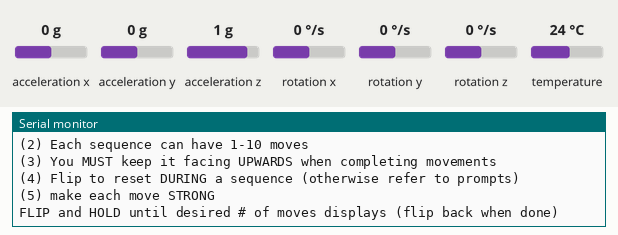
Recording of a sketch running on a simulated Arduino Uno, built with avr-gcc and run on an emulated ATmega328P. Shown: the last lines printed to the serial monitor. The inputs (shaded band) are chosen by the test bench; at power-on: acceleration z 1 g, acceleration x 0 g, acceleration y 0 g, rotation x 0 °/s, rotation y 0 °/s, rotation z 0 °/s, temperature 24 °C.

Above: at 4.2 s.
4.3 s: acceleration z set to 0 g
At 6.0 s:
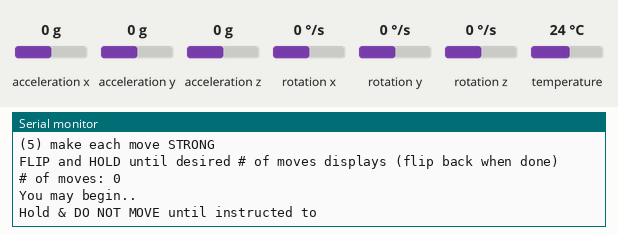
6.7 s: acceleration z set to -0.2 g
At 9.3 s:
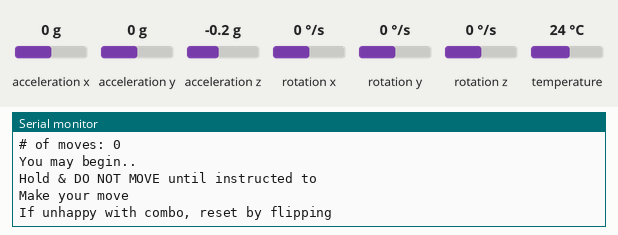

Measured:
- the behaviour switches between 0 and -0.1 g on acceleration z (found by bisection; images 1 and 2)
- after the input at 4.3 s, the serial monitor: prints a new line after 0.94 s (image 1)

The sketch:

mpu6050_lockProject.ino
```cpp
//
// Qin Ying Chen (qyc206)
// Spring 2020
// Embedded Systems
//
// Final Project
// Record & unlock movement sequence using accelerometer (mpu6050)
//

#include <Adafruit_MPU6050.h>
#include <Wire.h>

Adafruit_MPU6050 mpu;
sensors_event_t a, g, temp; // a = acceleration, g = gyro, temp = temperature


// SET UP FOR CONTINUOUS AVERAGING FILTER
/* Note: each axis has an array filter that is constantly updated and
         used to get average in each axis */

int arrInd = 0; // array index
const int arrSize = 5; // array size

float xArr[arrSize]; // x filter
float yArr[arrSize]; // y filter
float zArr[arrSize]; // z filter

float xCenter, yCenter, zCenter; // x, y, and z for neutral position
const float threshold = 0.2; // threshold set for x, y, z boundaries


// SET UP FOR RECORDING MOVEMENTS TO USE WHEN ATTEMPTING TO UNLOCK
/* Note: movements that are recorded are placed into an array of a preset size;
         each movement is represented by an integer: 1 = left (-x), 2 = right (+x),
         3 = away (+y), 4 = towards (-y), 5 = up (+z), 6 = down (-z) */

const int moveCapacity = 10; // array capacity
float recordedMoves[moveCapacity]; // array containing moves (each integer represents a direction)
int moveSize = 0; // # of moves recorded


// FUNCTIONS FOR FINDING AND GETTING AVERAGE OF AVERAGE FILTERING ARRAY
/* Note: this set of functions are used whenever the neutral/normalized position of the
         accelerometer is needed (initial set up & reset) */

// calculates & returns average of values in an array
float average(float arr[]){
  float sum = 0;

  for (int i = 0; i < arrSize; i = i + 1){
    sum = sum + arr[i];
  }

  return sum/arrSize;
}

// displays values of an array
void displayArr(float arr[], int aSize){
  for (int i = 0; i < aSize; i = i + 1){
    Serial.print(arr[i]);
    Serial.print(" ");
  }
  Serial.println("");
}

// fills up the array and returns an average (used in setup for calibration)
// arr = array & xyz -> 1 = x, 2 = y, 3 = z
float getArrayAvg(float arr[], int xyz){
  for (int i = 0; i < arrSize*3; i = i + 1){
    mpu.getEvent(&a, &g, &temp);
    if (xyz == 1) arr[arrInd] = a.acceleration.x;
    if (xyz == 2) arr[arrInd] = a.acceleration.y;
    if (xyz == 3) arr[arrInd] = a.acceleration.z;
    arrInd = (arrInd + 1) % arrSize;
    delay(50);
  }

  return average(arr);
}

// resets the coordinate values for updated neural position
// type -> 0 = first time, 1 = reset position during program, any other # = no print message
void reset(int type){
  if (type == 0){
    Serial.println("Hold & DO NOT MOVE until instructed to");
    delay(1000);
  }
  else if (type == 1) Serial.println("RESETTING (hold)");
  xCenter = getArrayAvg(xArr, 1);
  yCenter = getArrayAvg(yArr, 2);
  zCenter = getArrayAvg(zArr, 3);
}

// FUNCTION THAT RECORDS THE MOVEMENT
/* Note: this function can be used for both recording a set of movement & for checking
         if the unlock sequence is correct */

// type -> 0 = recording values, 1 = attempting to unlock
bool recordMovements(int type){
  bool normalized = true; // flag to indicate movement detected & reset needed
  int currIdx = 0; // array index
  Serial.println("Make your move");

  // loop to fill array while it is not filled
  while (currIdx < moveSize){
    mpu.getEvent(&a, &g, &temp);

    // continuously update array + get average value

    xArr[arrInd] = a.acceleration.x;
    yArr[arrInd] = a.acceleration.y;
    zArr[arrInd] = a.acceleration.z;

    arrInd = (arrInd + 1) % arrSize;

    float xAvg = average(xArr);
    float yAvg = average(yArr);
    float zAvg = average(zArr);

    // if zAvg is negative then the board was flipped over (user indicates they want to start over)
    if (zAvg < 0){
      currIdx = 0;
      reset(1);
      Serial.println("START OVER: Make your move");
    }

    // if movement was just detected, reset the neutral position
    if (!normalized){
      reset(1);

      bool normal = true;
      // check 6 values after movement detected
      for (int i = 0; i < 6; i = i + 1){
        // if x is not in recorded range (xCenter +/- bound), not returned to normal, skip detection
        if (xAvg > (xCenter+threshold) || xAvg < (xCenter-threshold)){
          normal = false;
          break;
        }
        // if y is not in recorded range (yCenter +/- bound), not returned to normal, skip detection
        if (yAvg > (yCenter+threshold) || yAvg < (yCenter-threshold)){
          normal = false;
          break;
        }
        // if z is not in recorded range (xCenter +/- bound), not returned to normal, skip detection
        if (zAvg > (zCenter+threshold) || zAvg < (zCenter-threshold)){
          normal = false;
          break;
        }
      }

      if (normal){
        normalized = true; // normalized = true
        Serial.println("Make your next move");
      }
    }

    // x, y, z in normalized range (waiting to detect movement)
    while(normalized){
      float deltaX = xAvg-xCenter;
      float deltaY = yAvg-yCenter;
      float deltaZ = zAvg-zCenter;

      // skip if neutral (no movement detected)
      if ((abs(deltaX) < threshold && abs(deltaX) > -1*threshold) && (abs(deltaY) < threshold && abs(deltaY) > -1*threshold) &&
            (abs(deltaZ) < threshold && abs(deltaZ) > -1*threshold)){
        break;
      }

      // detect changes in x (left/right)
      if (abs(deltaX) > abs(deltaY) && abs(deltaX) > abs(deltaZ)){
        if (deltaX > threshold){
          Serial.println("right");
          if (type == 0) recordedMoves[currIdx] = 2; // right
          else if (type == 1){
            if (recordedMoves[currIdx] != 2) return false; // failed to match
          }
        }
        else if (deltaX < -1*threshold){
          Serial.println("left");
          if (type == 0) recordedMoves[currIdx] = 1; // left
          else if (type == 1){
            if (recordedMoves[currIdx] != 1) return false; // failed to match
          }
        }
        else break;

        currIdx++;
        normalized = false;
        break;
      }

      // detect changes in y (away/towards)
      if (abs(deltaY) > abs(deltaX) && abs(deltaY) > abs(deltaZ)){
        if (deltaY > threshold){
          Serial.println("away");
          if (type == 0) recordedMoves[currIdx] = 3; // away
          else if (type == 1){
            if (recordedMoves[currIdx] != 3) return false; // failed to match
          }
        }
        else if (deltaY < -1*threshold){
          Serial.println("towards");
          if (type == 0) recordedMoves[currIdx] = 4; // towards
          else if (type == 1){
            if (recordedMoves[currIdx] != 4) return false; // failed to match
          }
        }
        else break;

        currIdx++;
        normalized = false;
        break;
      }

      // detect changes in z (up/down)
      if (abs(deltaZ) > abs(deltaX) && abs(deltaZ) > abs(deltaY)){
        if (deltaZ > threshold){
          Serial.println("up");
          if (type == 0) recordedMoves[currIdx] = 5; // up
          else if (type == 1){
            if (recordedMoves[currIdx] != 5) return false; // failed to match
          }
        }
        else if (deltaZ < -1*threshold){
          Serial.println("down");
          if (type == 0) recordedMoves[currIdx] = 6; // down
          else if (type == 1){
            if (recordedMoves[currIdx] != 6) return false; // failed to match
          }
        }
        else break;

        currIdx++;
        normalized = false;
        break;
      }

    }

    delay(50);
  }

  return true;
}

void setup() {
  Serial.begin(115200);
  while (!Serial) delay(10); // will pause until serial console opens

  Serial.println("MPU6050 test!");

  // try to initialize
  if (!mpu.begin()) {
    Serial.println("Failed to find MPU6050 chip");
    while (1) {
      delay(10);
    }
  }
  Serial.println("MPU6050 Found!");

  mpu.setAccelerometerRange(MPU6050_RANGE_8_G);

  Serial.println("WELCOME! Before you begin: ");
  Serial.println("(1) Prompts will be displayed on serial monitor");
  Serial.println("(2) Each sequence can have 1-10 moves");
  Serial.println("(3) You MUST keep it facing UPWARDS when completing movements");
  Serial.println("(4) Flip to reset DURING a sequence (otherwise refer to prompts)");
  Serial.println("(5) make each move STRONG\n");

  Serial.println("FLIP and HOLD until desired # of moves displays (flip back when done)");
  delay(500);
  reset(3); // update position of accelerometer

  while (zCenter > 0) reset(3); // wait for flip

  // while flipped over, increment & display # of moves
  while (zCenter < 0){
    Serial.println(moveSize+1);
    moveSize++;
    reset(3);
  }

  Serial.print("# of moves: ");
  Serial.println(moveSize);
  Serial.println("You may begin..\n");

  // first time trying to record
  reset(0);
  recordMovements(0);

  // prompt user on how they can reset the sequence
  Serial.println("If unhappy with combo, reset by flipping");
  delay(1000);
  reset(3); // update position of accelerometer

  while (zCenter < 0){ // if user wants to reset the lock sequence
    Serial.println("");
    reset(0);
    recordMovements(0);

    // prompt user on how they can reset the sequence
    Serial.println("If unhappy with combo, reset by flipping");
    delay(1000);
    reset(3); // update position of accelerometer
  }

  Serial.println("\nSeems like you are happy; BEGIN UNLOCKING ATTEMPTS\n");
  delay(500);
}

void loop() {
    bool correctCombo = recordMovements(1); // returns true if correct and false if wrong move

    if (correctCombo) {
      Serial.println("CONGRATULATIONS! You've unlocked it!");
      while(zCenter > 0); // stuck/finished
    }
    else if (!correctCombo){
      Serial.println("FAILED TO UNLOCK: wrong combo");
      Serial.println("Flip if you want to try unlocking again");
      while (!correctCombo){ // while attempt failed, prompt user on how they can try again
        reset(3); // update position of accelerometer
        if (zCenter < 0){ // if accelerometer is flipped over
          Serial.println("");
          reset(0); // reset position of accelerometer
          break;
        }
      }
    }

    delay(100);
}
```
